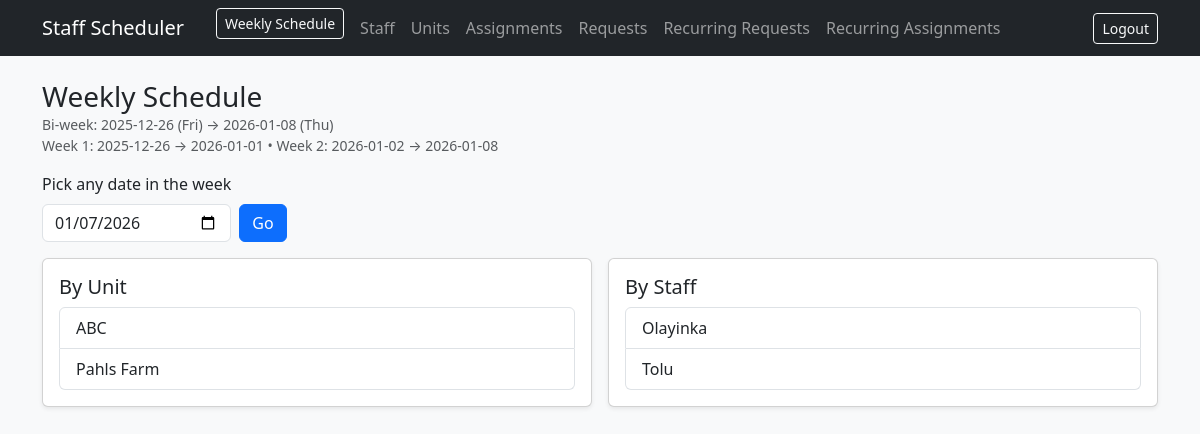
/schedule/ (signed in), run on an earlier commit of the app's database.
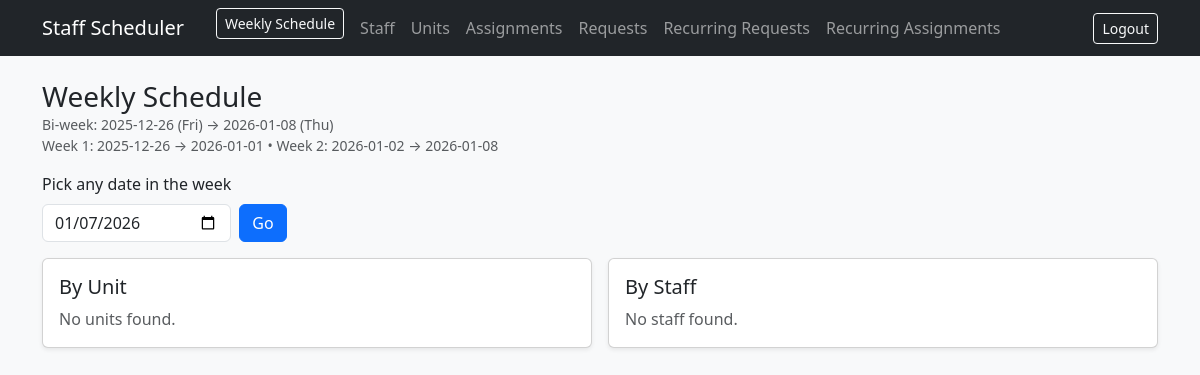
And on a later commit of the database.
### app/models.py (models this page shows)
class Unit(db.Model):
    __tablename__ = "units"
    id = db.Column(db.Integer, primary_key=True)
    unit_name = db.Column(db.String(140), nullable=False, index=True)
    address = db.Column(db.String(220), nullable=True)
    is_active = db.Column(db.Boolean, default=True, nullable=False)
    created_at = db.Column(db.DateTime, default=datetime.utcnow, nullable=False)

class Staff(db.Model):
    __tablename__ = "staff"
    id = db.Column(db.Integer, primary_key=True)
    full_name = db.Column(db.String(120), nullable=False, index=True)
    gender = db.Column(db.String(10), nullable=False)
    phone = db.Column(db.String(40), nullable=True)
    is_active = db.Column(db.Boolean, default=True, nullable=False)
    created_at = db.Column(db.DateTime, default=datetime.utcnow, nullable=False)

### app/schedule/routes.py (the view)
@schedule_bp.route("/", methods=["GET"])
@login_required
def biweekly_home():
    qdate = parse_ymd(request.args.get("date"))
    bw_start = biweek_start_from_anchor(qdate)
    bw_end = bw_start + timedelta(days=14)  # exclusive
    week1_start = bw_start
    week1_end = week1_start + timedelta(days=7)  # exclusive
    week2_start = week1_end
    week2_end = bw_end  # exclusive
    units = Unit.query.filter_by(is_active=True).order_by(Unit.unit_name.asc()).all()
    staff = Staff.query.filter_by(is_active=True).order_by(Staff.full_name.asc()).all()
    return render_template(
        "schedule/home.html",
        qdate=qdate,
        bw_start=bw_start,
        bw_end_display=bw_end - timedelta(days=1),
        week1_start=week1_start,
        week1_end_display=week1_end - timedelta(days=1),
        week2_start=week2_start,
        week2_end_display=week2_end - timedelta(days=1),
        units=units,
        staff=staff,
    )

### app/schedule/routes.py (called while the page is built)
def parse_ymd(s: str | None) -> date:
    if not s:
        return date.today()
    return datetime.strptime(s, "%Y-%m-%d").date()

def week_start_friday(d: date) -> date:
    delta = (d.weekday() - FRIDAY) % 7
    return d - timedelta(days=delta)

def biweek_start_from_anchor(d: date) -> date:
    d0 = week_start_friday(d)
    days_since = (d0 - BIWEEK_ANCHOR).days
    block = days_since // 14
    return BIWEEK_ANCHOR + timedelta(days=block * 14)

### app/templates/schedule/home.html (shortened to what this page needs)
{% extends "base.html" %}
{% block content %}
<div class="d-flex align-items-center justify-content-between mb-3">
  <div>
    <h3 class="mb-0">Weekly Schedule</h3>
    <div class="text-muted small">
      Bi-week: {{ bw_start }} (Fri) → {{ bw_end_display }} (Thu)
    </div>
    <div class="text-muted small">
      Week 1: {{ week1_start }} → {{ week1_end_display }} • Week 2: {{ week2_start }} → {{ week2_end_display }}
    </div>
  </div>
</div>
<form class="row g-2 align-items-end mb-3" method="get" action="/schedule/">
  <div class="col-auto">
    <label class="form-label">Pick any date in the week</label>
    <input class="form-control" type="date" name="date" value="{{ qdate.strftime('%Y-%m-%d') }}">
  </div>
  <div class="col-auto">
    <button class="btn btn-primary">Go</button>
  </div>
</form>
<div class="row g-3">
  <div class="col-lg-6">
    <div class="card shadow-sm">
      <div class="card-body">
        <h5 class="mb-2">By Unit</h5>
        <div class="list-group">
          {% for u in units %}
            <a class="list-group-item list-group-item-action"
               href="/schedule/unit/{{ u.id }}?date={{ qdate.strftime('%Y-%m-%d') }}">
              {{ u.unit_name }}
            </a>
          {% endfor %}
          {% if units|length == 0 %}
            <div class="text-muted">No units found.</div>
          {% endif %}
        </div>
      </div>
    </div>
  </div>
  <div class="col-lg-6">
    <div class="card shadow-sm">
      <div class="card-body">
        <h5 class="mb-2">By Staff</h5>
        <div class="list-group">
          {% for s in staff %}
            <a class="list-group-item list-group-item-action"
               href="/schedule/staff/{{ s.id }}?date={{ qdate.strftime('%Y-%m-%d') }}">
              {{ s.full_name }}
            </a>
          {% endfor %}
          {% if staff|length == 0 %}
            <div class="text-muted">No staff found.</div>
          {% endif %}
        </div>
      </div>
    </div>
  </div>
</div>
{% endblock %}

What changed in the data, as far as the page shows it:
removed Unit: unit_name "ABC"
removed Unit: unit_name "Pahls Farm"
removed Staff: full_name "Olayinka"
removed Staff: full_name "Tolu"
Also different on the page:
text now shown: "No units found. No staff found."
